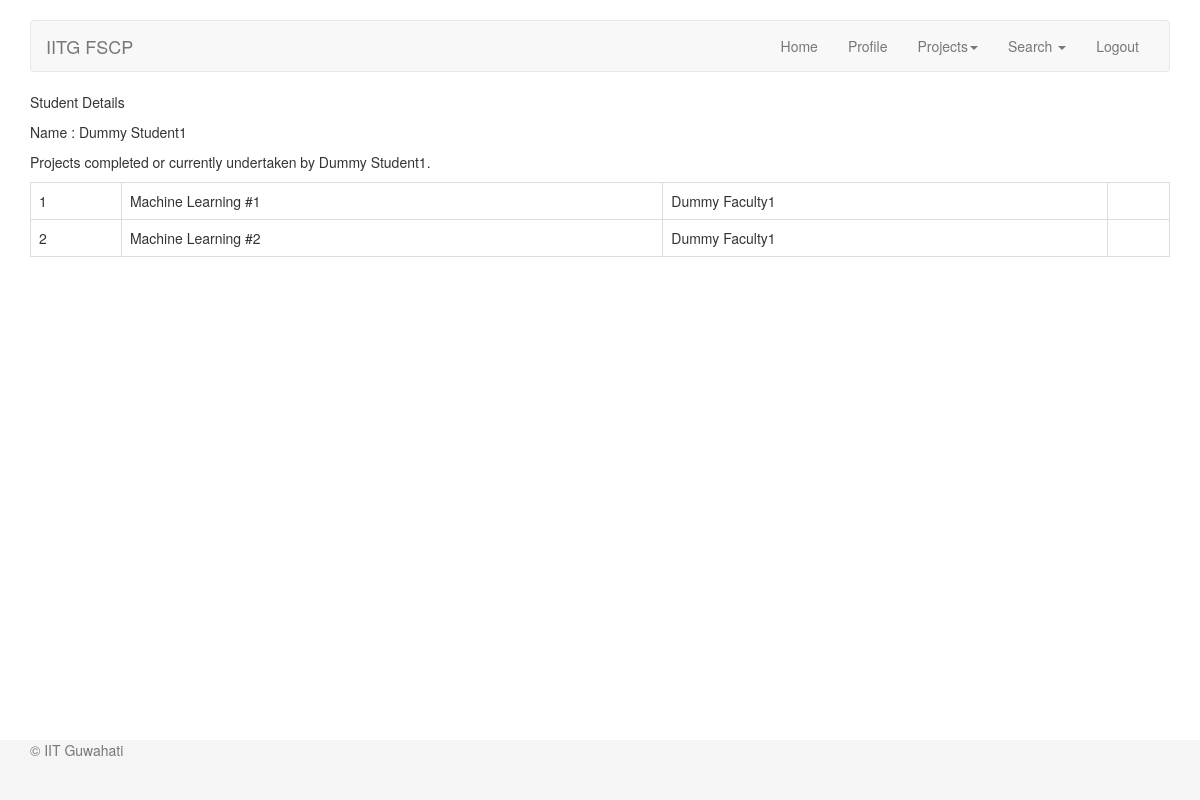
The page /profiles/faculty/student/1/detail/ (signed in) on the database its author committed.
### profiles/models.py (models this page shows, shortened)
@python_2_unicode_compatible
class Student(models.Model):
    user_profile = models.OneToOneField(
        UserProfile, null=False, blank=False,
        limit_choices_to={'user_type': 'student'}
    )
    roll_no = models.DecimalField(
        max_digits=10, decimal_places=0, unique=True, null=False, blank=False)
    web_mail = models.EmailField(null=True, blank=False)
    full_name = models.CharField(max_length=100, null=True, blank=False)
    gender = models.CharField(max_length=10, choices=GENDER, null=False,
                              blank=False)
    hostel = models.CharField(max_length=50, choices=HOSTEL, null=False,
                              blank=False)
    room_no = models.CharField(max_length=7, null=True, blank=True)
    mobile_campus = models.CharField(max_length=12, null=True, blank=True)
    alternate_email = models.EmailField(null=True, blank=True)
    last_updated = models.DateTimeField(null=True, blank=True)

@python_2_unicode_compatible
class Faculty(models.Model):
    user_profile = models.OneToOneField(
        UserProfile, null=False, blank=False,
        limit_choices_to={'user_type': 'faculty'}
    )
    web_mail = models.EmailField(null=True, blank=False)
    full_name = models.CharField(max_length=100, null=True, blank=False)
    department = models.CharField(max_length=100, choices=DEPARTMENT,
                                  null=True, blank=True)
    room_no = models.CharField(max_length=7, null=True, blank=True)
    last_updated = models.DateTimeField(null=True, blank=True)

### projects/models.py (models this page shows, shortened)
@python_2_unicode_compatible
class ProjectStudentRelation(models.Model):
    project = models.ForeignKey(Project, null=False, blank=False,
                                on_delete=models.CASCADE)
    student = models.ForeignKey(Student, null=False, blank=False,
                                on_delete=models.CASCADE)
    creation_datetime = models.DateTimeField(null=False, blank=False)
    last_updated = models.DateTimeField(null=True, blank=True)
    is_shortlisted = models.NullBooleanField(default=None, blank=False)
    shortlist_datetime = models.DateTimeField(null=True, blank=True)
    is_completed = models.NullBooleanField(default=None, blank=False)
    completion_datetime = models.DateTimeField(null=True, blank=True)
    class Meta:
        unique_together = ['project', 'student']

@python_2_unicode_compatible
class Project(models.Model):
    faculty = models.ForeignKey(Faculty, null=True, blank=False)
    title = models.CharField(max_length=70, blank=False, null=False)
    description = models.CharField(max_length=300, blank=True, null=True)
    hours_per_week = models.DecimalField(
        max_digits=3, decimal_places=1, null=False, blank=False, default=2,
        verbose_name='Hours Per Week'
    )
    start_date = models.DateField(null=True, blank=False,
                                  verbose_name='Tentative Start Date')
    end_date = models.DateField(null=True, blank=False,
                                verbose_name='Tentative End Date')
    skills = models.ManyToManyField(Skill, blank=True)
    requirements = models.TextField(null=True, blank=True, max_length=400,
                                    verbose_name='Other Requirements')
    creation_datetime = models.DateTimeField(null=True, blank=True)
    last_updated = models.DateField(null=True, blank=True)
    closing_datetime = models.DateTimeField(
        null=True, blank=True, verbose_name='Closing Date',
        help_text='Applications will close after this date.'
    )
    is_deleted = models.BooleanField(default=False, blank=True)
    deletion_datetime = models.DateTimeField(null=True, blank=True)
    applicants = models.ManyToManyField(
        Student, through='ProjectStudentRelation')

### profiles/views_faculty.py (the view)
class StudentDetail(LoginRequiredMixin, UserPassesTestMixin, DetailView):
    login_url = reverse_lazy('login')
    template_name = 'profiles/faculty/student_detail.html'
    model = Student
    context_object_name = 'stud'
    def test_func(self):
        return self.request.user.user_type == 'faculty'
    def get_context_data(self, **kwargs):
        context = super(StudentDetail, self).get_context_data(**kwargs)
        context['stud_rel_list'] = ProjectStudentRelation.objects.filter(
            student=self.object
        )
        return context

### profiles/templates/profiles/faculty/student_detail.html (shortened to what this page needs)
{% extends 'base_faculty.html'%}
{% block content %}
<p>Student Details</p>
<p>Name : {{stud.full_name}}</p>
{% if stud_rel_list.count > 0 %}
<p>Projects completed or currently undertaken by {{stud.full_name}}.</p>
<table class="table table-bordered table-responsive table-hover">
    {% for stud_rel in stud_rel_list %}
        <tr>
            <td>{{forloop.counter}}</td>
            <td>{{stud_rel.project.title}}</td>
            <td>{{stud_rel.project.faculty.full_name}}</td>
            <td>{{stud.status}}</td>
        </tr>
    {% endfor %}
</table>
{% else %}
<p>{{stud.full_name}} has not undertaken any project yet.</p>
{% endif %}
{% endblock %}

### static/css/custom_styles.css (style rules this page uses)
html { position: relative; min-height: 100%; }

### profiles/templates/base.html (style rules this page uses)
body { padding-top: 20px; padding-bottom: 100px; }

### rows shown on the page
Student: full_name "Dummy Student1"
ProjectStudentRelation: project "Machine Learning #1", project.faculty.full_name "Dummy Faculty1"
ProjectStudentRelation: project "Machine Learning #2", project.faculty.full_name "Dummy Faculty1"
